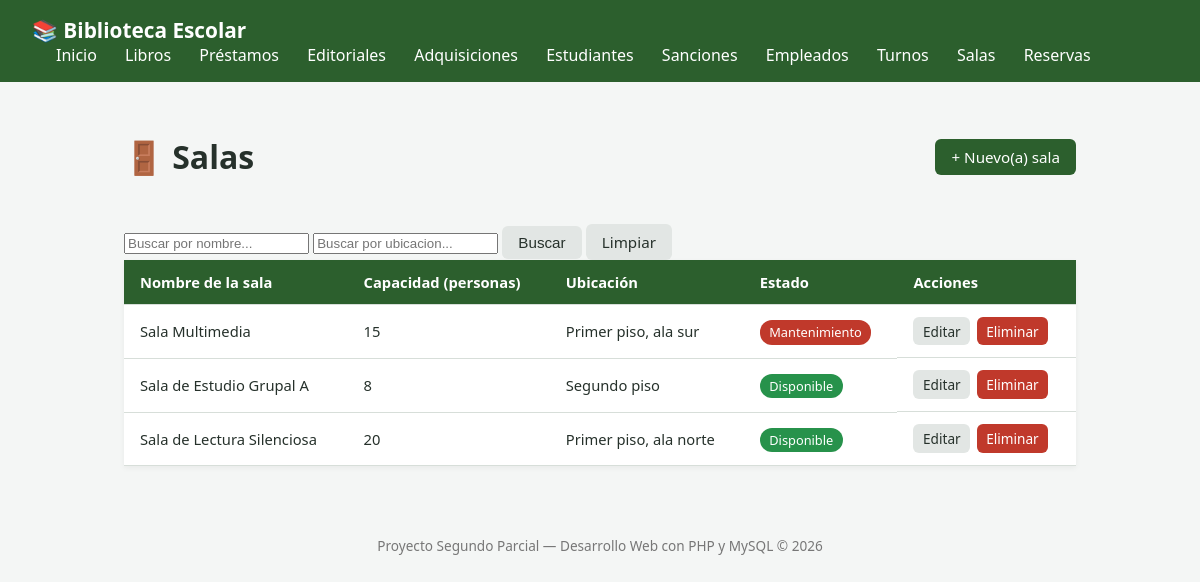
Screenshot of /index.php?route=salas with the database file from the repository.
### tables this page shows
CREATE TABLE IF NOT EXISTS salas (
    id INT AUTO_INCREMENT PRIMARY KEY,
    nombre VARCHAR(100) NOT NULL UNIQUE,
    capacidad INT NOT NULL,
    ubicacion VARCHAR(120) NOT NULL,
    estado ENUM('disponible', 'mantenimiento') NOT NULL DEFAULT 'disponible',
    creado_en TIMESTAMP DEFAULT CURRENT_TIMESTAMP
);

### app/controllers/salaController.php (called while the page is built, shortened)
<?php
require_once __DIR__ . '/../models/sala.php';
class SalaController
{
    public function index(): void
    {
        $salas = sala::obtenerTodos();
        require __DIR__ . '/../views/salas/index.php';
    }
}

### app/models/sala.php (called while the page is built, shortened)
<?php
class sala{
    public static function obtenerTodos()
    {
        $conn = Conexion::conectar();
        $sql = "SELECT id, nombre, capacidad, ubicacion, estado FROM salas ORDER BY id DESC";
        $res = $conn->query($sql);
        $salas = [];
        while ($fila = $res->fetch_assoc()) {
            $salas[] = $fila;
        }
        return $salas;
    }
}
?>

### app/views/salas/index.php (the view, shortened to what this page needs)
<?php require __DIR__ . '/../header.php'; ?>
<div class="page-header">
    <h1>🚪 Salas</h1>
    <a href="index.php?route=salas/create" class="btn btn-primary">+ Nuevo(a) sala</a>
</div>
<form action="index.php" method="GET" class="formulario-busqueda">
    <input type="text" name="nombre" placeholder="Buscar por nombre..." value="<?= htmlspecialchars($_GET['nombre'] ?? '') ?>">
    <input type="text" name="ubicacion" placeholder="Buscar por ubicacion..." value="<?= htmlspecialchars($_GET['ubicacion'] ?? '') ?>">
    <button type="submit" class="btn">Buscar</button>
    <a href="index.php?route=salas" class="btn">Limpiar</a>
</form>
<?php if (empty($salas)): ?>
    <p class="empty-state">No se encontraron registros.</p>
<?php else: ?>
    <table class="tabla">
        <thead>
            <tr>
                <th>Nombre de la sala</th>
                <th>Capacidad (personas)</th>
                <th>Ubicación</th>
                <th>Estado</th>
                <th>Acciones</th>
            </tr>
        </thead>
        <tbody>
            <?php foreach ($salas as $reg): ?>
                <tr>
                    <td><?= htmlspecialchars($reg['nombre']) ?></td>
                    <td><?= htmlspecialchars($reg['capacidad']) ?></td>
                    <td><?= htmlspecialchars($reg['ubicacion']) ?></td>
                    <td>
                        <?php $clasesEstado_estado = ['disponible' => 'badge-success', 'mantenimiento' => 'badge-danger']; ?>
                        <span class="badge <?= $clasesEstado_estado[$reg['estado']] ?? '' ?>"><?= htmlspecialchars(ucfirst($reg['estado'])) ?></span>
                    </td>
                    <td class="acciones">
                        <a href="index.php?route=salas/edit&id=<?= $reg['id'] ?>" class="btn btn-small">Editar</a>
                        <a href="index.php?route=salas/delete&id=<?= $reg['id'] ?>"
                           class="btn btn-small btn-danger"
                           onclick="return confirm('¿Está seguro de eliminar este registro? Esta acción no se puede deshacer.');">
                           Eliminar
                        </a>
                    </td>
                </tr>
            <?php endforeach; ?>
        </tbody>
    </table>
<?php endif; ?>
<?php require __DIR__ . '/../footer.php'; ?>

### public/css/style.css (style rules this page uses)
:root { --color-primario: #2c5f2d; --color-primario-oscuro: #1e4220; --color-fondo: #f4f6f5; --color-texto: #26312b; --color-borde: #d7ded9; --color-error: #c0392b; --color-exito: #27924b; --color-advertencia: #b8860b; }
* { box-sizing: border-box; }
body { margin: 0; font-family: 'Segoe UI', Arial, sans-serif; background-color: var(--color-fondo); color: var(--color-texto); }
.page-header { display: flex; justify-content: space-between; align-items: center; margin-bottom: 1.5rem; flex-wrap: wrap; gap: 1rem; }
.btn { display: inline-block; padding: 0.5rem 1rem; border-radius: 6px; text-decoration: none; background: #e2e6e4; color: var(--color-texto); border: none; cursor: pointer; font-size: 0.95rem; }
.btn-primary { background-color: var(--color-primario); color: white; }
.btn-danger { background-color: var(--color-error); color: white; }
.btn-small { padding: 0.3rem 0.6rem; font-size: 0.85rem; }
.tabla { width: 100%; border-collapse: collapse; background: white; box-shadow: 0 2px 6px rgba(0,0,0,0.05); }
.tabla th, .tabla td { padding: 0.75rem 1rem; border-bottom: 1px solid var(--color-borde); text-align: left; font-size: 0.92rem; }
.tabla th { background-color: var(--color-primario); color: white; }
.acciones { display: flex; gap: 0.4rem; flex-wrap: wrap; }
.badge { padding: 0.2rem 0.6rem; border-radius: 12px; font-size: 0.8rem; color: white; }
.badge-success { background-color: var(--color-exito); }
.badge-danger { background-color: var(--color-error); }

### rows the page displays
salas: nombre "Sala Multimedia", capacidad "15", ubicacion "Primer piso, ala sur", estado "Mantenimiento"
salas: nombre "Sala de Estudio Grupal A", capacidad "8", ubicacion "Segundo piso", estado "Disponible"
salas: nombre "Sala de Lectura Silenciosa", capacidad "20", ubicacion "Primer piso, ala norte", estado "Disponible"
